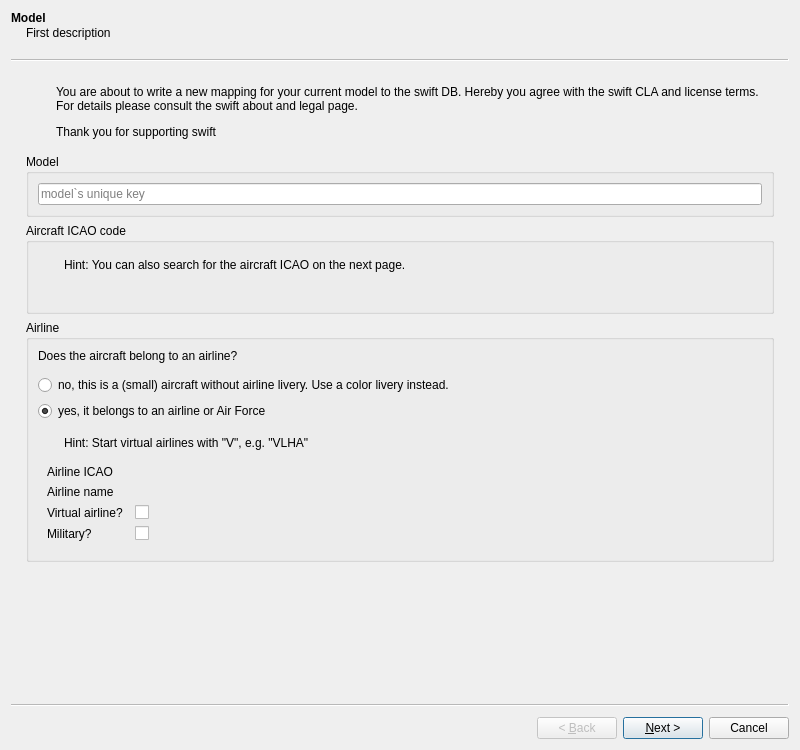
<?xml version="1.0" encoding="UTF-8"?>
<ui version="4.0">
 <class>CDbQuickMappingWizard</class>
 <widget class="QWizard" name="CDbQuickMappingWizard">
  <property name="geometry">
   <rect>
    <x>0</x>
    <y>0</y>
    <width>800</width>
    <height>750</height>
   </rect>
  </property>
  <property name="minimumSize">
   <size>
    <width>800</width>
    <height>650</height>
   </size>
  </property>
  <property name="windowTitle">
   <string>swift mapping wizard</string>
  </property>
  <property name="wizardStyle">
   <enum>QWizard::ClassicStyle</enum>
  </property>
  <widget class="swift::gui::COverlayMessagesWizardPage" name="wp1_Intro">
   <property name="title">
    <string>Model</string>
   </property>
   <property name="subTitle">
    <string>First description</string>
   </property>
   <layout class="QVBoxLayout" name="vl_IntroPage">
    <item>
     <widget class="QFrame" name="fr_Introduction">
      <layout class="QHBoxLayout" name="hl_Introduction" stretch="0,1">
       <property name="spacing">
        <number>20</number>
       </property>
       <property name="leftMargin">
        <number>3</number>
       </property>
       <item>
        <widget class="QLabel" name="lbl_IntroIcon">
         <property name="text">
          <string/>
         </property>
         <property name="pixmap">
          <pixmap resource="../../misc/misc.qrc">:/own/icons/own/swift3D/sw3DGreen-48.png</pixmap>
         </property>
        </widget>
       </item>
       <item>
        <widget class="QLabel" name="lbl_IntroText">
         <property name="text">
          <string>&lt;html&gt;&lt;head/&gt;&lt;body&gt;&lt;p&gt;You are about to write a new mapping for your current model to the swift DB. Hereby you agree with the swift CLA and license terms. For details please consult the swift about and legal page. &lt;/p&gt;&lt;p&gt;Thank you for supporting swift&lt;/p&gt;&lt;/body&gt;&lt;/html&gt;</string>
         </property>
         <property name="textFormat">
          <enum>Qt::RichText</enum>
         </property>
         <property name="wordWrap">
          <bool>true</bool>
         </property>
        </widget>
       </item>
      </layout>
     </widget>
    </item>
    <item>
     <layout class="QVBoxLayout" name="vl_Intro">
      <item alignment="Qt::AlignTop">
       <widget class="QGroupBox" name="gb_Model">
        <property name="title">
         <string>Model</string>
        </property>
        <layout class="QVBoxLayout" name="vl_Model">
         <item>
          <widget class="QLineEdit" name="le_ModelString">
           <property name="whatsThis">
            <string>the unique key identifies each aircraft model</string>
           </property>
           <property name="readOnly">
            <bool>true</bool>
           </property>
           <property name="placeholderText">
            <string>model`s unique key</string>
           </property>
          </widget>
         </item>
        </layout>
       </widget>
      </item>
      <item>
       <widget class="QGroupBox" name="gb_AircraftIcao">
        <property name="title">
         <string>Aircraft ICAO code</string>
        </property>
        <layout class="QVBoxLayout" name="vl_AircraftIcao">
         <item>
          <widget class="swift::gui::components::CDbAircraftIcaoSelectorComponent" name="selector_AircraftIcaoCode">
           <property name="focusPolicy">
            <enum>Qt::StrongFocus</enum>
           </property>
          </widget>
         </item>
         <item>
          <widget class="QWidget" name="wi_AircraftIcaoHints" native="true">
           <layout class="QHBoxLayout" name="hl_AircraftIcaoHints">
            <property name="leftMargin">
             <number>0</number>
            </property>
            <property name="topMargin">
             <number>0</number>
            </property>
            <property name="rightMargin">
             <number>0</number>
            </property>
            <property name="bottomMargin">
             <number>30</number>
            </property>
            <item>
             <widget class="QLabel" name="lbl_HintAircraftIcaoIcon">
              <property name="maximumSize">
               <size>
                <width>20</width>
                <height>16777215</height>
               </size>
              </property>
              <property name="text">
               <string/>
              </property>
              <property name="pixmap">
               <pixmap resource="../../misc/misc.qrc">:/pastel/icons/pastel/16/infomation.png</pixmap>
              </property>
             </widget>
            </item>
            <item>
             <widget class="QLabel" name="lbl_HintAircraftIcao">
              <property name="text">
               <string>Hint: You can also search for the aircraft ICAO on the next page.</string>
              </property>
             </widget>
            </item>
           </layout>
          </widget>
         </item>
        </layout>
       </widget>
      </item>
      <item>
       <widget class="QGroupBox" name="gb_AirlineIcao">
        <property name="title">
         <string>Airline</string>
        </property>
        <layout class="QVBoxLayout" name="vl_AirlineIcao">
         <item>
          <widget class="QLabel" name="lbl_AirlineOrNoAirline">
           <property name="text">
            <string>Does the aircraft belong to an airline?</string>
           </property>
          </widget>
         </item>
         <item>
          <widget class="QWidget" name="wi_AirlineOrNoAirline" native="true">
           <layout class="QVBoxLayout" name="vl_AirlineOrNoAirline">
            <property name="leftMargin">
             <number>0</number>
            </property>
            <property name="topMargin">
             <number>6</number>
            </property>
            <item>
             <widget class="QRadioButton" name="rb_ColorLivery">
              <property name="text">
               <string>no, this is a (small) aircraft without airline livery. Use a color livery instead.</string>
              </property>
             </widget>
            </item>
            <item>
             <widget class="QRadioButton" name="rb_AirlineLivery">
              <property name="text">
               <string>yes, it belongs to an airline or Air Force</string>
              </property>
              <property name="checked">
               <bool>true</bool>
              </property>
             </widget>
            </item>
           </layout>
          </widget>
         </item>
         <item>
          <widget class="QWidget" name="wi_HintAirlineIcao" native="true">
           <layout class="QHBoxLayout" name="hl_HintAirlineIcao">
            <property name="leftMargin">
             <number>0</number>
            </property>
            <property name="topMargin">
             <number>0</number>
            </property>
            <property name="rightMargin">
             <number>0</number>
            </property>
            <property name="bottomMargin">
             <number>0</number>
            </property>
            <item>
             <widget class="QLabel" name="lbl_HintIconAirlineIcao">
              <property name="maximumSize">
               <size>
                <width>20</width>
                <height>16777215</height>
               </size>
              </property>
              <property name="text">
               <string/>
              </property>
              <property name="pixmap">
               <pixmap resource="../../misc/misc.qrc">:/pastel/icons/pastel/16/infomation.png</pixmap>
              </property>
             </widget>
            </item>
            <item>
             <widget class="QLabel" name="lbl_HintAirlineIcao">
              <property name="text">
               <string>Hint: Start virtual airlines with &quot;V&quot;, e.g. &quot;VLHA&quot;</string>
              </property>
             </widget>
            </item>
           </layout>
          </widget>
         </item>
         <item>
          <widget class="QFrame" name="fr_IntroAirlineSelection">
           <layout class="QFormLayout" name="fl_AircraftIcaoIntro">
            <property name="horizontalSpacing">
             <number>12</number>
            </property>
            <item row="2" column="0">
             <widget class="QLabel" name="lbl_AirlineSelector">
              <property name="text">
               <string>Airline ICAO</string>
              </property>
             </widget>
            </item>
            <item row="2" column="1">
             <widget class="swift::gui::components::CDbAirlineIcaoSelectorComponent" name="selector_AirlineIcaoCode">
              <property name="maximumSize">
               <size>
                <width>225</width>
                <height>16777215</height>
               </size>
              </property>
              <property name="focusPolicy">
               <enum>Qt::StrongFocus</enum>
              </property>
             </widget>
            </item>
            <item row="3" column="0">
             <widget class="QLabel" name="lbl_AirlineName">
              <property name="text">
               <string>Airline name</string>
              </property>
             </widget>
            </item>
            <item row="3" column="1">
             <widget class="swift::gui::components::CDbAirlineNameSelectorComponent" name="selector_AirlineName">
              <property name="maximumSize">
               <size>
                <width>225</width>
                <height>16777215</height>
               </size>
              </property>
              <property name="focusPolicy">
               <enum>Qt::StrongFocus</enum>
              </property>
             </widget>
            </item>
            <item row="4" column="0">
             <widget class="QLabel" name="lbl_VirtualAirline">
              <property name="text">
               <string>Virtual airline?</string>
              </property>
             </widget>
            </item>
            <item row="4" column="1">
             <widget class="QCheckBox" name="cb_VirtualAirline">
              <property name="maximumSize">
               <size>
                <width>50</width>
                <height>16777215</height>
               </size>
              </property>
             </widget>
            </item>
            <item row="5" column="0">
             <widget class="QLabel" name="lbl_Military">
              <property name="text">
               <string>Military?</string>
              </property>
             </widget>
            </item>
            <item row="5" column="1">
             <widget class="QCheckBox" name="cb_Military">
              <property name="maximumSize">
               <size>
                <width>50</width>
                <height>16777215</height>
               </size>
              </property>
             </widget>
            </item>
           </layout>
          </widget>
         </item>
        </layout>
       </widget>
      </item>
     </layout>
    </item>
   </layout>
  </widget>
  <widget class="swift::gui::COverlayMessagesWizardPage" name="wp2_Aircraft">
   <property name="title">
    <string>Aircraft</string>
   </property>
   <property name="subTitle">
    <string>Please select the ICAO code which best represents yout model</string>
   </property>
   <layout class="QVBoxLayout" name="vl_AircraftPage">
    <item>
     <widget class="swift::gui::components::CDbAircraftIcaoComponent" name="comp_AircraftIcao">
      <property name="minimumSize">
       <size>
        <width>0</width>
        <height>300</height>
       </size>
      </property>
     </widget>
    </item>
   </layout>
  </widget>
  <widget class="swift::gui::COverlayMessagesWizardPage" name="wp3_LiveryColor">
   <property name="title">
    <string>Livery</string>
   </property>
   <property name="subTitle">
    <string>Livery by color</string>
   </property>
   <layout class="QVBoxLayout" name="vl_LiveryColorPage">
    <item>
     <widget class="QFrame" name="fr_ColorInfo">
      <property name="frameShape">
       <enum>QFrame::StyledPanel</enum>
      </property>
      <property name="frameShadow">
       <enum>QFrame::Raised</enum>
      </property>
      <layout class="QVBoxLayout" name="vl_ColorInfo">
       <item>
        <widget class="QLabel" name="lbl_ColorInfo">
         <property name="text">
          <string>&lt;html&gt;&lt;head/&gt;&lt;body&gt;&lt;p&gt;Your aircraft does not belong to an airline.&lt;br/&gt;Select its fuselage and tail color (or its primary and secondary color).&lt;/p&gt;&lt;/body&gt;&lt;/html&gt;</string>
         </property>
         <property name="textFormat">
          <enum>Qt::RichText</enum>
         </property>
        </widget>
       </item>
      </layout>
     </widget>
    </item>
    <item>
     <widget class="QGroupBox" name="gb_ColorSearch">
      <property name="title">
       <string>Select color</string>
      </property>
      <layout class="QVBoxLayout" name="vl_ColorSearch">
       <item>
        <widget class="swift::gui::components::CDbLiveryColorSearch" name="comp_ColorSearch">
         <property name="minimumSize">
          <size>
           <width>0</width>
           <height>60</height>
          </size>
         </property>
         <property name="maximumSize">
          <size>
           <width>300</width>
           <height>16777215</height>
          </size>
         </property>
         <property name="frameShape">
          <enum>QFrame::StyledPanel</enum>
         </property>
         <property name="frameShadow">
          <enum>QFrame::Raised</enum>
         </property>
        </widget>
       </item>
      </layout>
     </widget>
    </item>
   </layout>
  </widget>
  <widget class="swift::gui::COverlayMessagesWizardPage" name="wp4_Livery">
   <property name="title">
    <string>Livery</string>
   </property>
   <property name="subTitle">
    <string>Please select the livery best matching your aircraft</string>
   </property>
   <layout class="QVBoxLayout" name="vl_LiveryPage">
    <item>
     <widget class="swift::gui::components::CDbLiveryComponent" name="comp_Livery">
      <property name="minimumSize">
       <size>
        <width>0</width>
        <height>300</height>
       </size>
      </property>
     </widget>
    </item>
   </layout>
  </widget>
  <widget class="swift::gui::COverlayMessagesWizardPage" name="wp5_Distributor">
   <property name="title">
    <string>Distributor / package</string>
   </property>
   <property name="subTitle">
    <string>Select the correct package / distributor. HINT: Use 'ZZZZ' if there is no corresponding simulator-</string>
   </property>
   <layout class="QVBoxLayout" name="vl_DistributorPage">
    <item>
     <widget class="swift::gui::components::CDbDistributorComponent" name="comp_Distributor">
      <property name="minimumSize">
       <size>
        <width>0</width>
        <height>250</height>
       </size>
      </property>
     </widget>
    </item>
   </layout>
  </widget>
  <widget class="swift::gui::COverlayMessagesWizardPage" name="wp6_Confirmation">
   <property name="title">
    <string>Confirmation</string>
   </property>
   <property name="subTitle">
    <string>Check if the data are correct</string>
   </property>
   <layout class="QVBoxLayout" name="vl_ConfirmationPage">
    <item>
     <widget class="QGroupBox" name="gb_SupportedSimulators">
      <property name="title">
       <string>Supported simulators</string>
      </property>
      <layout class="QHBoxLayout" name="hl_SupportedSimulators">
       <item alignment="Qt::AlignLeft">
        <widget class="swift::gui::components::CSimulatorSelector" name="selector_Simulator">
         <property name="minimumSize">
          <size>
           <width>175</width>
           <height>20</height>
          </size>
         </property>
        </widget>
       </item>
      </layout>
     </widget>
    </item>
    <item>
     <widget class="swift::gui::editors::CAircraftModelForm" name="editor_AircraftModel">
      <property name="minimumSize">
       <size>
        <width>0</width>
        <height>200</height>
       </size>
      </property>
     </widget>
    </item>
    <item>
     <widget class="QFrame" name="fr_ConfirmationOk">
      <property name="frameShape">
       <enum>QFrame::StyledPanel</enum>
      </property>
      <property name="frameShadow">
       <enum>QFrame::Raised</enum>
      </property>
      <layout class="QHBoxLayout" name="horizontalLayout">
       <item>
        <widget class="QLabel" name="lbl_Confirmation">
         <property name="text">
          <string>You can now send the data to the database. Press the &quot;Next&quot; button.</string>
         </property>
        </widget>
       </item>
      </layout>
     </widget>
    </item>
    <item>
     <widget class="QFrame" name="fr_ConfirmationStillErrors">
      <property name="frameShape">
       <enum>QFrame::StyledPanel</enum>
      </property>
      <property name="frameShadow">
       <enum>QFrame::Raised</enum>
      </property>
      <layout class="QHBoxLayout" name="horizontalLayout_2">
       <item>
        <widget class="QLabel" name="lbl_StillErrors">
         <property name="text">
          <string>There are still errors. Use the &quot;Back&quot; button and review your selections.</string>
         </property>
        </widget>
       </item>
      </layout>
     </widget>
    </item>
   </layout>
  </widget>
  <widget class="swift::gui::COverlayMessagesWizardPage" name="wp7_Credentials">
   <property name="title">
    <string>Credentials</string>
   </property>
   <property name="subTitle">
    <string>Please tell us who you are</string>
   </property>
   <layout class="QVBoxLayout" name="verticalLayout_2">
    <item>
     <widget class="QGroupBox" name="gb_Credentials">
      <property name="minimumSize">
       <size>
        <width>0</width>
        <height>125</height>
       </size>
      </property>
      <property name="title">
       <string>User data</string>
      </property>
      <layout class="QVBoxLayout" name="vl_Credentials">
       <item>
        <widget class="swift::gui::components::CDbLoginComponent" name="comp_DbLogin">
         <property name="frameShape">
          <enum>QFrame::StyledPanel</enum>
         </property>
         <property name="frameShadow">
          <enum>QFrame::Raised</enum>
         </property>
        </widget>
       </item>
      </layout>
     </widget>
    </item>
   </layout>
  </widget>
  <widget class="swift::gui::COverlayMessagesWizardPage" name="wp8_LastConfirmation">
   <layout class="QVBoxLayout" name="verticalLayout_3">
    <item>
     <widget class="QLabel" name="lbl_Info">
      <property name="sizePolicy">
       <sizepolicy hsizetype="Expanding" vsizetype="Expanding">
        <horstretch>0</horstretch>
        <verstretch>0</verstretch>
       </sizepolicy>
      </property>
      <property name="text">
       <string>&lt;html&gt;&lt;head/&gt;&lt;body&gt;&lt;p&gt;&lt;span style=&quot; font-size:14pt;&quot;&gt;By pressing &amp;quot;NEXT&amp;quot; you will send the changed data!&lt;/span&gt;&lt;/p&gt;&lt;/body&gt;&lt;/html&gt;</string>
      </property>
      <property name="alignment">
       <set>Qt::AlignCenter</set>
      </property>
     </widget>
    </item>
   </layout>
  </widget>
  <widget class="swift::gui::COverlayMessagesWizardPage" name="wp9_SendStatus">
   <property name="title">
    <string>Status</string>
   </property>
   <property name="subTitle">
    <string>Overall status confirmation</string>
   </property>
   <layout class="QVBoxLayout" name="verticalLayout">
    <item>
     <widget class="QGroupBox" name="gb_SendStatus">
      <property name="minimumSize">
       <size>
        <width>0</width>
        <height>125</height>
       </size>
      </property>
      <property name="title">
       <string>Send status</string>
      </property>
      <layout class="QVBoxLayout" name="vl_SendStatus">
       <item>
        <widget class="swift::gui::components::CStatusMessagesDetail" name="comp_Log">
         <property name="frameShape">
          <enum>QFrame::StyledPanel</enum>
         </property>
         <property name="frameShadow">
          <enum>QFrame::Raised</enum>
         </property>
        </widget>
       </item>
      </layout>
     </widget>
    </item>
   </layout>
  </widget>
 </widget>
 <customwidgets>
  <customwidget>
   <class>swift::gui::components::CDbDistributorComponent</class>
   <extends>QFrame</extends>
   <header>gui/components/dbdistributorcomponent.h</header>
   <container>1</container>
  </customwidget>
  <customwidget>
   <class>swift::gui::components::CDbAircraftIcaoSelectorComponent</class>
   <extends>QFrame</extends>
   <header>gui/components/dbaircrafticaoselectorcomponent.h</header>
   <container>1</container>
  </customwidget>
  <customwidget>
   <class>swift::gui::components::CDbAirlineIcaoSelectorComponent</class>
   <extends>QFrame</extends>
   <header>gui/components/dbairlineicaoselectorcomponent.h</header>
   <container>1</container>
  </customwidget>
  <customwidget>
   <class>swift::gui::components::CDbLiveryColorSearch</class>
   <extends>QFrame</extends>
   <header>gui/components/dbliverycolorsearch.h</header>
   <container>1</container>
  </customwidget>
  <customwidget>
   <class>swift::gui::components::CDbAircraftIcaoComponent</class>
   <extends>QFrame</extends>
   <header>gui/components/dbaircrafticaocomponent.h</header>
   <container>1</container>
  </customwidget>
  <customwidget>
   <class>swift::gui::components::CDbLiveryComponent</class>
   <extends>QFrame</extends>
   <header>gui/components/dbliverycomponent.h</header>
   <container>1</container>
  </customwidget>
  <customwidget>
   <class>swift::gui::components::CDbAirlineNameSelectorComponent</class>
   <extends>QFrame</extends>
   <header>gui/components/dbairlinenameselectorcomponent.h</header>
   <container>1</container>
  </customwidget>
  <customwidget>
   <class>swift::gui::components::CStatusMessagesDetail</class>
   <extends>QFrame</extends>
   <header>gui/components/statusmessagesdetail.h</header>
   <container>1</container>
  </customwidget>
  <customwidget>
   <class>swift::gui::editors::CAircraftModelForm</class>
   <extends>QFrame</extends>
   <header>gui/editors/aircraftmodelform.h</header>
   <container>1</container>
  </customwidget>
  <customwidget>
   <class>swift::gui::components::CDbLoginComponent</class>
   <extends>QFrame</extends>
   <header>gui/components/dblogincomponent.h</header>
   <container>1</container>
  </customwidget>
  <customwidget>
   <class>swift::gui::COverlayMessagesWizardPage</class>
   <extends>QWizardPage</extends>
   <header>gui/overlaymessagesframe.h</header>
   <container>1</container>
  </customwidget>
  <customwidget>
   <class>swift::gui::components::CSimulatorSelector</class>
   <extends>QFrame</extends>
   <header>gui/components/simulatorselector.h</header>
   <container>1</container>
  </customwidget>
 </customwidgets>
 <tabstops>
  <tabstop>le_ModelString</tabstop>
  <tabstop>selector_AircraftIcaoCode</tabstop>
  <tabstop>rb_ColorLivery</tabstop>
  <tabstop>rb_AirlineLivery</tabstop>
  <tabstop>selector_AirlineIcaoCode</tabstop>
  <tabstop>selector_AirlineName</tabstop>
  <tabstop>cb_VirtualAirline</tabstop>
  <tabstop>cb_Military</tabstop>
 </tabstops>
 <resources>
  <include location="../../misc/misc.qrc"/>
 </resources>
 <connections/>
</ui>
